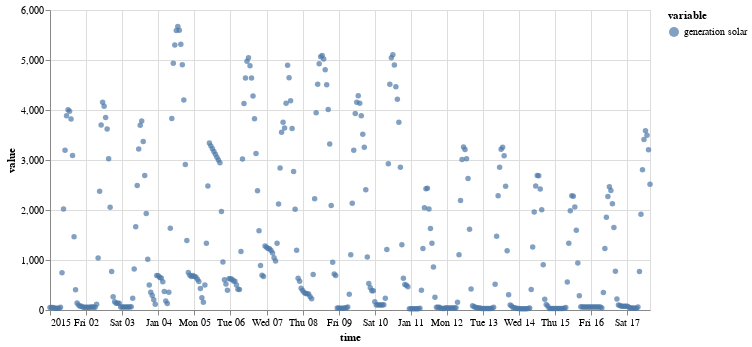

The code cell stored with this chart in its notebook:
### Markdown cell above
With univariate TimeSeries

### Code cell
on.Plot(ts_uni.head(400))\
    .add(on.marks.dots)\
    .properties(width=600)\
    .show()

### Figure 1 — Vega specification as saved in the notebook (floating-point values rounded to 4 significant figures; data arrays with more than 128 entries replaced by an {"elided": "..."} marker saying what was removed)
{"$schema": "https://vega.github.io/schema/vega/v5.json", "data": [{"name": "source_0", "values": {"elided": "400 records"}, "transform": [{"type": "formula", "expr": "toDate(datum['time'])", "as": "time"}]}, {"name": "source_0_y_domain_value", "values": [{"min": 23.0, "max": 5668.0}]}, {"name": "source_0_color_domain_variable", "values": [{"variable": "generation solar"}]}], "marks": [{"type": "symbol", "name": "layer_0_marks", "from": {"data": "source_0"}, "encode": {"update": {"fill": {"field": "variable", "scale": "color"}, "x": {"field": "time", "scale": "x"}, "y": {"field": "value", "scale": "y"}, "shape": {"value": "circle"}, "opacity": {"value": 0.7}}}, "style": ["circle"]}], "scales": [{"name": "x", "type": "time", "domain": {"data": "source_0", "field": "time"}, "range": [0, {"signal": "width"}]}, {"name": "y", "type": "linear", "domain": [{"signal": "(data(\"source_0_y_domain_value\")[0] || {}).min"}, {"signal": "(data(\"source_0_y_domain_value\")[0] || {}).max"}], "range": [{"signal": "height"}, 0], "zero": true, "nice": true}, {"name": "color", "type": "ordinal", "domain": {"data": "source_0_color_domain_variable", "field": "variable", "sort": true}, "range": "category"}], "axes": [{"scale": "x", "maxExtent": 0, "gridScale": "y", "orient": "bottom", "aria": false, "grid": true, "labels": false, "tickCount": {"signal": "ceil(width/40)"}, "ticks": false, "minExtent": 0, "zindex": 0, "domain": false}, {"scale": "y", "orient": "left", "domain": false, "minExtent": 0, "zindex": 0, "aria": false, "maxExtent": 0, "grid": true, "ticks": false, "tickCount": {"signal": "ceil(height/40)"}, "labels": false, "gridScale": "x"}, {"scale": "x", "tickCount": {"signal": "ceil(width/40)"}, "zindex": 0, "title": "time", "grid": false, "orient": "bottom", "labelFlush": true, "labelOverlap": true}, {"scale": "y", "zindex": 0, "orient": "left", "title": "value", "labelOverlap": true, "grid": false, "tickCount": {"signal": "ceil(height/40)"}}], "width": 600, "legends": [{"fill": "color", "symbolType": "circle", "title": "variable", "encode": {"symbols": {"update": {"opacity": {"value": 0.7}}}}}], "padding": 5, "height": 300, "style": "cell", "background": "white"}
